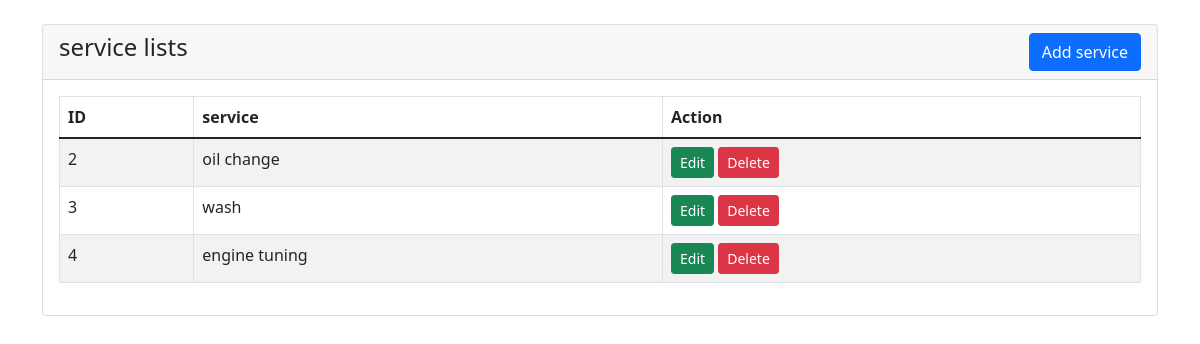
Page /servicelist.php on the committed database.
### tables this page shows
CREATE TABLE `service_list` (
  `id` int(11) NOT NULL,
  `service` varchar(20) NOT NULL
);

### servicelist.php (the view, shortened to what this page needs)
<?php
    require 'dbcon.php';
?>
<!doctype html>
<html lang="en">
  <head>
    <link href="https://cdn.jsdelivr.net/npm/bootstrap@5.1.3/dist/css/bootstrap.min.css" rel="stylesheet">
</head>
<body>
    <div class="container mt-4">
        <div class="row">
            <div class="col-md-12">
                <div class="card">
                    <div class="card-header">
                        <h4>service lists
                            <a href="servicecreate.php" class="btn btn-primary float-end">Add service</a>
                        </h4>
                    </div>
                    <div class="card-body">
                        <table class="table table-bordered table-striped">
                            <thead>
                                <tr>
                                    <th>ID</th>
                                    <th>service</th>
                                    <th>Action</th>
                                </tr>
                            </thead>
                            <tbody>
                                <?php
                                    $query = "SELECT * FROM service_list";
                                    $query_run = mysqli_query($con, $query);
                                   if(mysqli_num_rows($query_run) > 0)
                                    {
                                        foreach($query_run as $service)
                                        {
                                            ?>
                                            <tr>
                                                <td><?= $service['id']; ?></td>
                                                <td><?= $service['service']; ?></td>
                                                <td>
                                                    <a href="serviceedit.php?id=<?= $service['id']; ?>" class="btn btn-success btn-sm">Edit</a>
                                                    <form action="code1.php" method="POST" class="d-inline">
                                                        <button type="submit" name="delete_service" value="<?=$service['id'];?>" class="btn btn-danger btn-sm">Delete</button>
                                                    </form>
                                                </td>
                                            </tr>
                                            <?php
                                        }
                                    }
                                    else
                                    {
                                        echo "<h5> No Record Found </h5>";
                                    }
                                ?>
                            </tbody>
                        </table>
                    </div>
                </div>
            </div>
        </div>
    </div>
</body>
</html>

### rows in the picture
service_list: id "2", service "oil change"
service_list: id "3", service "wash"
service_list: id "4", service "engine tuning"
